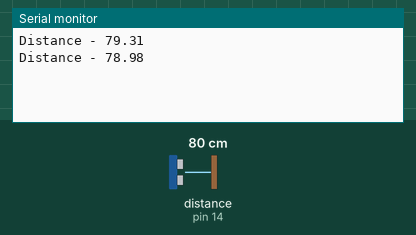
Bench run of a sketch on a simulated Arduino Uno, built with avr-gcc and run on an emulated ATmega328P. Shown: the last lines printed to the serial monitor. Wiring (inferred from the names in the program): ultrasonic range finder: trigger pin 13; echo pin 14. The inputs (shaded band) are chosen by the test bench; at power-on: distance to the obstacle (sensor on pin 14) 80 cm. The echo pulse lasts 58.3 µs per cm.

Above: at 2.8 s.
2.9 s: distance to the obstacle (sensor on pin 14) set to 2 cm
At 3.7 s:
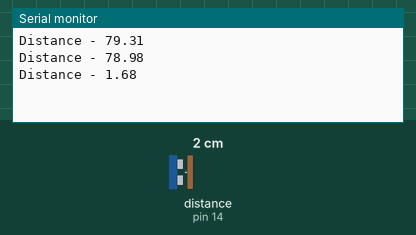
4.4 s: distance to the obstacle (sensor on pin 14) set to 4 cm
At 5.8 s:
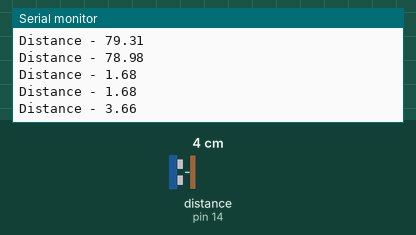
Timing chart, 0 to 7.4 s (numbered marks = the images above; inputs shaded):
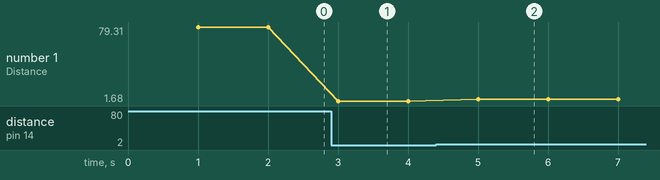

Measured:
- after the input at 2.9 s, the serial monitor: prints a new line after 0.10 s (image 1)
- after the input at 4.4 s, the serial monitor: prints a new line after 0.60 s (image 2)
- plotted number 1: 78.98 → 1.68 after the input at 2.9 s, 1.68 → 3.66 after the input at 4.4 s

The sketch:

ultrasonicTesting.ino
```cpp
#define ULTRASONIC_TRIG     13
#define ULTRASONIC_ECHO     14
#define ULTRASONIC_INTERVAL 1000UL

float readUltrasonic();
void handleUltrasonic(unsigned long now);
void printDistance(float distance);

unsigned long lastReadTime = 0;

void setup() {
  Serial.begin(9600);
  pinMode(ULTRASONIC_TRIG, OUTPUT);
  pinMode(ULTRASONIC_ECHO, INPUT);
}

void loop() {
  unsigned long now = millis();
  handleUltrasonic(now);
}

void handleUltrasonic(unsigned long now) {
  if (now - lastReadTime >= ULTRASONIC_INTERVAL) {
    lastReadTime = now;
    float currentDistance = readUltrasonic();
    printDistance(currentDistance);
  }
}

float readUltrasonic() {
  digitalWrite(ULTRASONIC_TRIG, HIGH);
  delayMicroseconds(2);
  digitalWrite(ULTRASONIC_TRIG, LOW);
  delayMicroseconds(10);
  digitalWrite(ULTRASONIC_TRIG, HIGH);

  long duration = pulseIn(ULTRASONIC_ECHO, HIGH, 30000);

  if (duration == 0) return -1;
  return duration * 0.034 / 2;
}

void printDistance(float distance) {
  Serial.print("Distance - ");
  Serial.println(distance);
}
```
